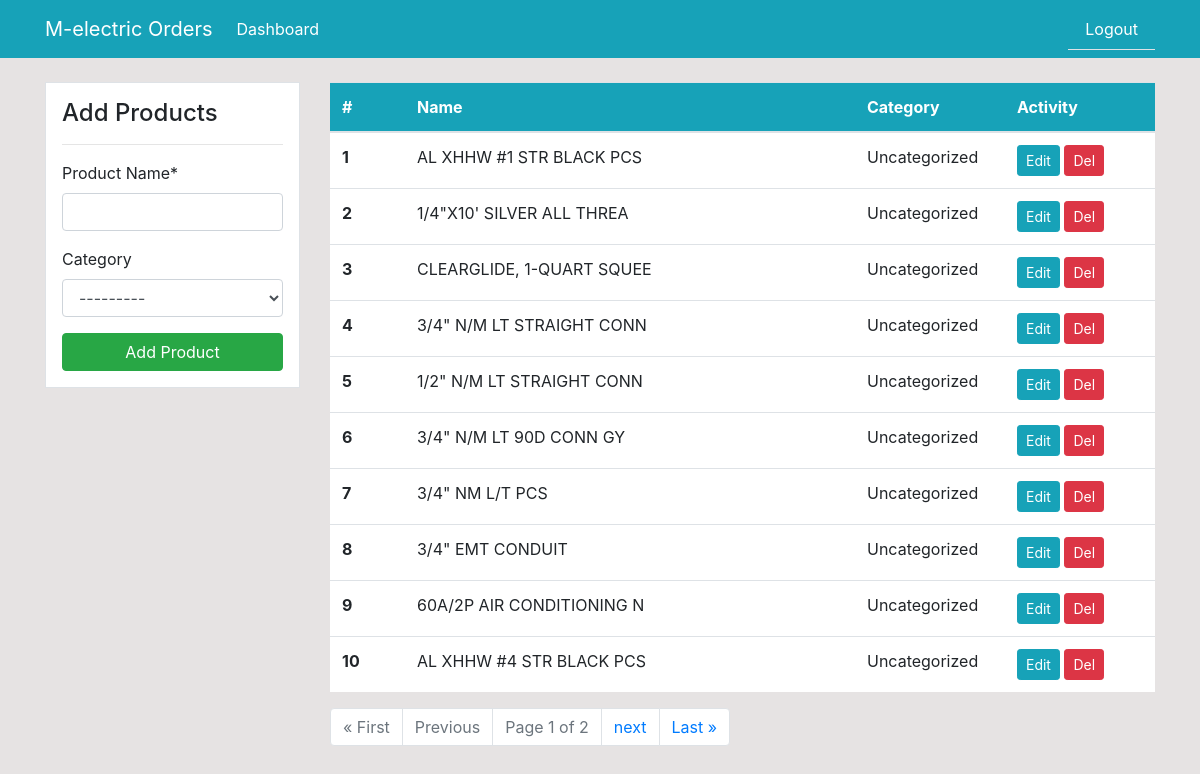
The app's page /products (signed in), older data.
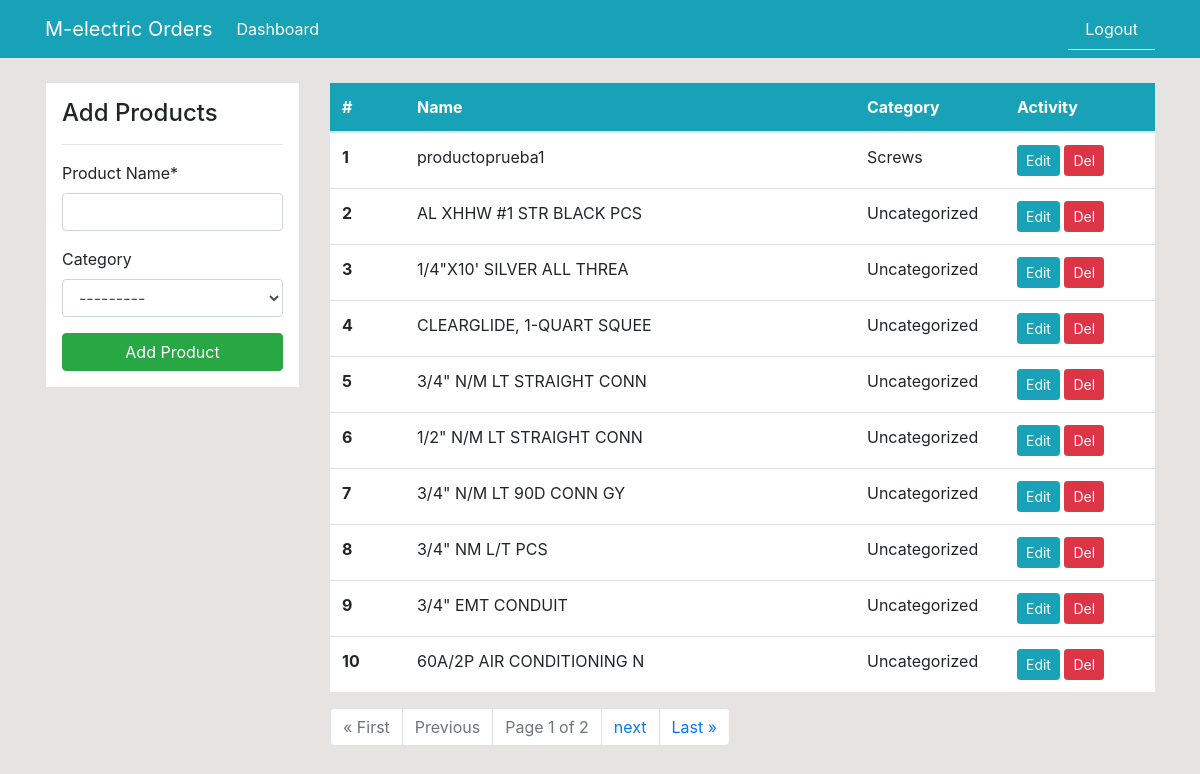
The same page, newer data.
### dashboard/models.py (models this page shows, shortened)
class Product(models.Model):
	product_name = models.CharField('Product Name', max_length=100)
	category = models.ForeignKey(Category, blank=True, null=True, on_delete=models.CASCADE)

class Category(models.Model):
	category_name = models.CharField('Category', max_length=50)
	def __str__(self):
		return self.category_name

### dashboard/views.py (the view)
# urls.py: path('products', views.products, name='products'),
@login_required
def products(request):
    products_list = Product.objects.all().order_by('-id')
    products_paginator = Paginator(Product.objects.all().order_by('-id'), 10)
    requested_page = request.GET.get('page')
    all_products = products_paginator.get_page(requested_page)
    if request.method == 'POST':
        form = ProductForm(request.POST)
        if form.is_valid:
            form.save()
            return redirect('products')
    else:
        form = ProductForm()
    context = {
        'products_list': products_list,
        'form': form,
        'all_products': all_products
    }
    return render(request, 'dashboard/products.html', context)

### dashboard/forms.py
class ProductForm(forms.ModelForm):
    class Meta:
        model = Product
        fields = ['product_name','category']

### templates/dashboard/products.html (shortened to what this page needs)
{% extends 'partials/base.html' %}
{% load crispy_forms_tags %}
{% block content %}
<div class="container">
    <div class="row my-4">
        <div class="col-md-3">
            <div class="border bg-white p-3">
                <h4>Add Products</h4>
                <hr>
                <form method="POST">
                    {{ form|crispy }}
                    <input class="btn btn-success btn-block" type="submit" value="Add Product">
                </form>
            </div>
        </div>
        <div class="col-md-9">
            <table class="table bg-white">
                <thead class="bg-info">
                    <tr class="text-white">
                        <th scope="col" class="col-1" >#</th>
                        <th scope="col" class="col-6">Name</th>
                        <th scope="col" class="col-2">Category</th>
                        <th scope="col" class="col-2">Activity</th>
                    </tr>
                </thead>
                <tbody>
                    {% for product in all_products %}
                    <tr>
                        <th scope="row">{{ forloop.counter }}</th>
                        <td>{{ product.product_name }}</td>
                            {% if product.category %}
                            <td>{{ product.category }}</td>
                            {% else %}
                            <td>Uncategorized</td>
                            {% endif %}
                        <td>
                            <a class="btn btn-info btn-sm" href="{% url 'product-update' product.id %}">Edit</a>
                            <a class="btn btn-danger btn-sm" href="{% url 'product-delete' product.id %}">Del</a>
                        </td>
                    </tr>
                    {% endfor %}
                </tbody>
            </table>
            <nav aria-label="Page navigation example">
                <ul class="pagination">
                    {% if all_products.has_previous %}
                    <li class="page-item"><a href="?page=1" class="page-link"> &laquo; First </a></li>
                    <li class="page-item"><a href="?page={{all_products.previous_page_number}}" class="page-link">Previous</a></li>
                    {% else %}
                    <li class="page-item disabled"><a href="#" class="page-link"> &laquo; First </a></li>
                    <li class="page-item disabled"><a href="#" class="page-link">Previous</a></li>
                    {% endif %}
                    <li class="page-item disabled">
                        <a href="#" class="page-link">Page {{all_products.number}} of {{all_products.paginator.num_pages}}</a>
                    </li>
                    {% if all_products.has_next %}
                    <li class="page-item"><a class="page-link" href="?page={{all_products.next_page_number}}">next</a></li>
                    <li class="page-item"><a class="page-link" href="?page={{all_products.paginator.num_pages}}">Last &raquo;</a></li>
                    {% else %}
                    <li class="page-item disabled"><a class="page-link" href="#">next</a></li>
                    <li class="page-item disabled"><a class="page-link" href="#">Last &raquo;</a></li>
                    {% endif %}
                </ul>
            </nav>
        </div>
    </div>
</div>
{% endblock %}

Row changes from the older to the newer data that the page shows:
no longer on this page (row unchanged): Product: product_name "AL XHHW #4 STR BLACK PCS", shows "Uncategorized"
added Product: product_name "productoprueba1", category "Screws"
